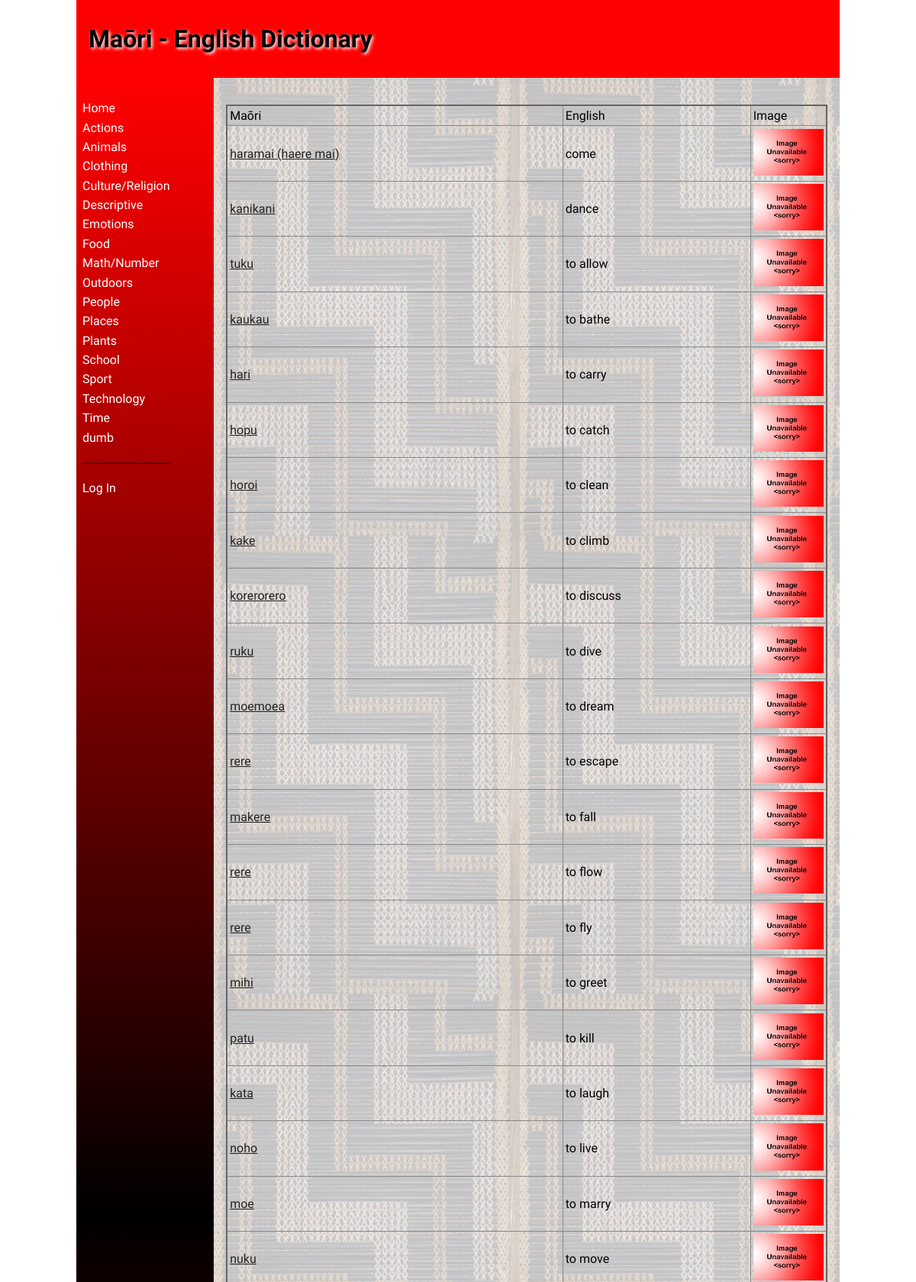
Page /category/1 (upper part) on the committed database.
### tables this page shows
CREATE TABLE categories
(
	id integer
		constraint categories_pk
			primary key autoincrement,
	categories varchar(900)
);

CREATE TABLE "dictionary"
(
	id integer
		constraint dictionary_pk
			primary key autoincrement,
	maori varchar(60),
	english varchar(60),
	category_id integer
		references categories,
	definition varchar(900),
	level integer,
	image varchar(60),
	time datetime,
	user_id interger
);

### app.py (the view, shortened to what this page needs)
@app.route("/category/<category_id>", methods=['POST', 'GET'])
def category(category_id):
    con = create_connection(DATA_BASE)
    query = "SELECT id, maori, english, image FROM dictionary WHERE category_id=?;"
    cur = con.cursor()
    cur.execute(query, (category_id,))
    cat = cur.fetchall()
    con.close()
    return render_template("categories.html", is_teacher=is_teacher(), logged_in=is_logged_in(),
                           category_ids=int(category_id), cat=cat,
                           categories=categories())

### app.py (called while the page is built)
def create_connection(db_file):
    try:
        connection = sqlite3.connect(db_file)
        connection.execute('pragma foreign_keys=ON')
        return connection
    except Error as e:
        print(e)
    return None

def is_logged_in():
    if session.get("email") is None:
        print("Not Logged In")
        return False
    else:
        print("Logged In")
        return True

def is_teacher():
    teacher = False
    if session.get("teacher") is None:
        teacher = False
    elif session.get("teacher"):
        teacher = True
    return teacher

def categories():
    con = create_connection(DATA_BASE)
    query = "SELECT id,categories FROM categories"
    cur = con.cursor()
    cur.execute(query, )
    category_ids = cur.fetchall()
    con.close()
    return category_ids

### templates/categories.html (shortened to what this page needs)
{% extends 'base.html' %}
{% block heading %}Maōri - English Dictionary{% endblock %}
{% block main %}
<br>
<table class="word-table">
    <thead>
    <tr>
        <td>Maōri</td>
        <td>English</td>
        <td>Image</td>
    </tr>
    </thead>
    <tbody>
    {% for words in cat %}
    <tr>
        <td><a href="/word/{{ words[0] }}">{{ words[1] }}</a></td>
        <td>{{ words[2] }}</td>
        <td width="100"><img src="/static/images/{{ words[3] }}"></td>
    </tr>
    </tbody>
    {% endfor %}
</table>
{% endblock %}

### templates/base.html (shortened to what this page needs)
<!doctype html>
<html lang="en">
<head>
    <link href="{{ url_for('static', filename='css/style.css') }}" rel="stylesheet">
</head>
<body>
<div id="container">
    <header>
        <h1>{% block heading %} {% endblock %}</h1>
    </header>
    <nav>
        <ul>
            <li><a href="/">Home</a></li>
            {% for category in categories %}
            <li><a href="/category/{{ category[0] }}">{{ category[1] }}</a></li>
            {% endfor %}
            {% if logged_in %}
            <li><p>--------------------------</p></li>
            <li><a href="/logout">Log Out</a></li>
            {% else %}
            <li><p>--------------------------</p></li>
            <li><a href="/login">Log In</a></li>
            {% endif %}
        </ul>
    </nav>
    <main>
        {% block main %}{% endblock %}
    </main>
</div>
</body>
</html>

### static/css/style.css (style rules this page uses)
* { font-family: Comfortaa, sans-serif; margin: 0; padding: 0; box-sizing: border-box; }
#container { display: grid; grid-template-columns: 75px auto; grid-template-areas: 'nav header' 'main main' 'footer footer'; }
header { grid-area: header; background-color: #f00; padding: 1rem; }
nav { grid-area: nav; }
main { grid-area: main; padding: 1rem; background-color: #edd; }
h1, h2, h3, h4 { padding: 1rem 0; font-family: 'Suez One', serif; color: #000000; text-shadow: 2px 2px 4px #fff; }
p { padding: 0.5rem 0; }
a { color: #222; }
img { width: 100%; }
table { width: 100%; border: 2px solid #666; border-collapse: collapse; }
th, td { border: 1px solid #888; padding: 0.2rem; text-align: left; }
@media only screen and (min-width: 768px) { #container { grid-template-columns: 180px auto; grid-template-areas: 'header header' 'nav main' 'footer footer'; } }
@media only screen and (min-width: 768px) { nav { background: linear-gradient(180deg, rgba(255,0,0,1) 0%, rgba(0, 0, 0, 1) 50%, rgba(255,0,0,1) 100%); padding: 0.5rem; } }
@media only screen and (min-width: 768px) { nav ul { list-style: none; } }
@media only screen and (min-width: 768px) { nav li { padding: 0.2rem 0; } }
@media only screen and (min-width: 768px) { nav a { color: #fff; text-decoration: none; } }
@media only screen and (min-width: 768px) { main { background-image: url("/static/images/poutama.jpg"); } }
@media only screen and (min-width: 1000px) { #container { width: 1000px; margin: auto; } }

### rows in the picture
categories: categories "Actions"
categories: categories "Animals"
categories: categories "Clothing"
categories: categories "Culture/Religion"
categories: categories "Descriptive"
categories: categories "Emotions"
categories: categories "Food"
categories: categories "Math/Number"
categories: categories "Outdoors"
categories: categories "People"
categories: categories "Places"
categories: categories "Plants"
categories: categories "School"
categories: categories "Sport"
categories: categories "Technology"
categories: categories "Time"
categories: categories "dumb"
dictionary: maori "haramai (haere mai)", english "come", image (placeholder picture)
dictionary: maori "kanikani", english "dance", image (placeholder picture)
dictionary: maori "tuku", english "to allow", image (placeholder picture)
dictionary: maori "kaukau", english "to bathe", image (placeholder picture)
dictionary: maori "hari", english "to carry", image (placeholder picture)
dictionary: maori "hopu", english "to catch", image (placeholder picture)
dictionary: maori "horoi", english "to clean", image (placeholder picture)
dictionary: maori "kake", english "to climb", image (placeholder picture)
dictionary: maori "korerorero", english "to discuss", image (placeholder picture)
dictionary: maori "ruku", english "to dive", image (placeholder picture)
dictionary: maori "moemoea", english "to dream", image (placeholder picture)
dictionary: maori "rere", english "to escape", image (placeholder picture)
dictionary: maori "makere", english "to fall", image (placeholder picture)
dictionary: maori "rere", english "to flow", image (placeholder picture)
dictionary: maori "rere", english "to fly", image (placeholder picture)
dictionary: maori "mihi", english "to greet", image (placeholder picture)
dictionary: maori "patu", english "to kill", image (placeholder picture)
dictionary: maori "kata", english "to laugh", image (placeholder picture)
dictionary: maori "noho", english "to live", image (placeholder picture)
dictionary: maori "moe", english "to marry", image (placeholder picture)
dictionary: maori "nuku", english "to move", image (placeholder picture)
